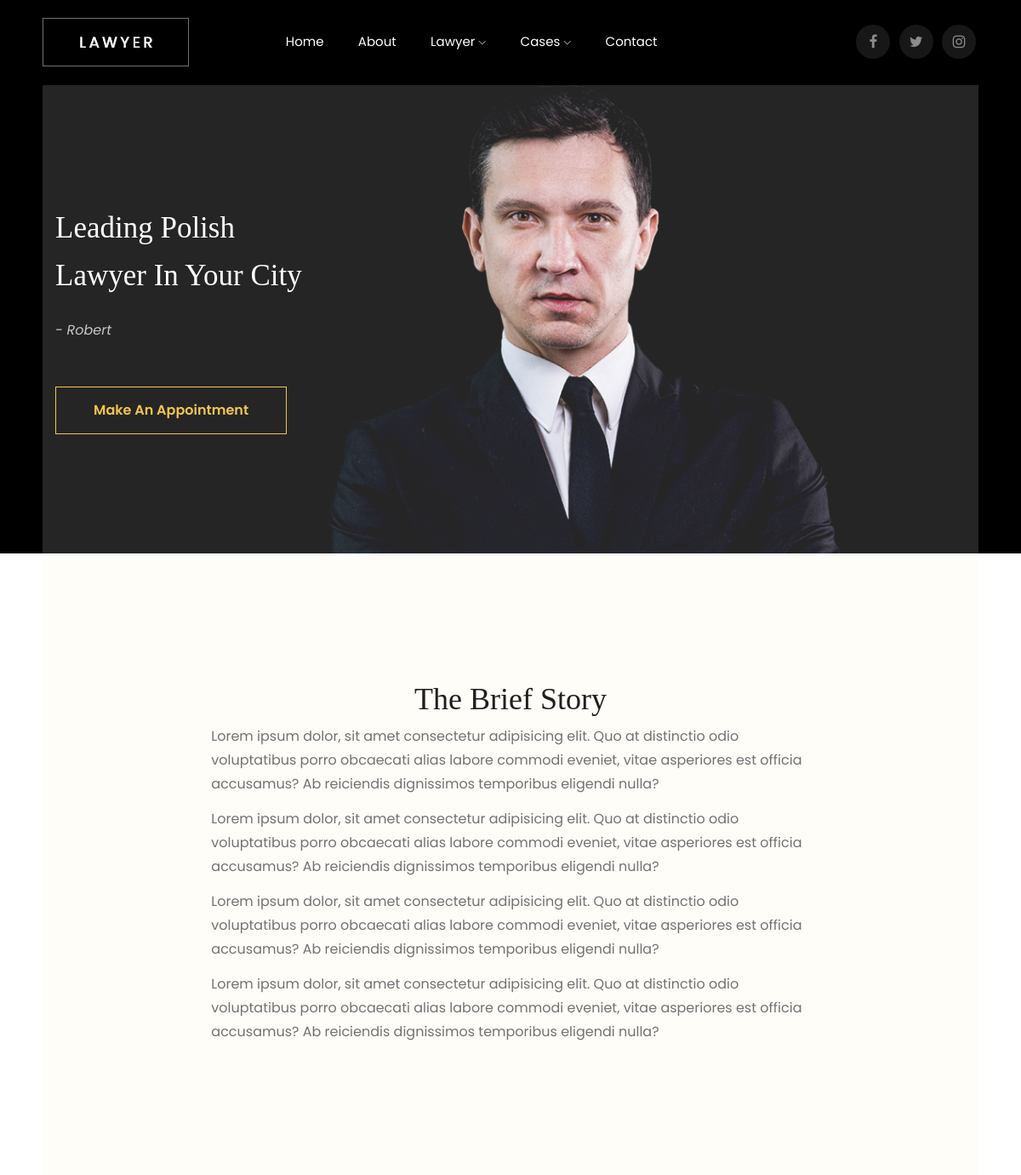
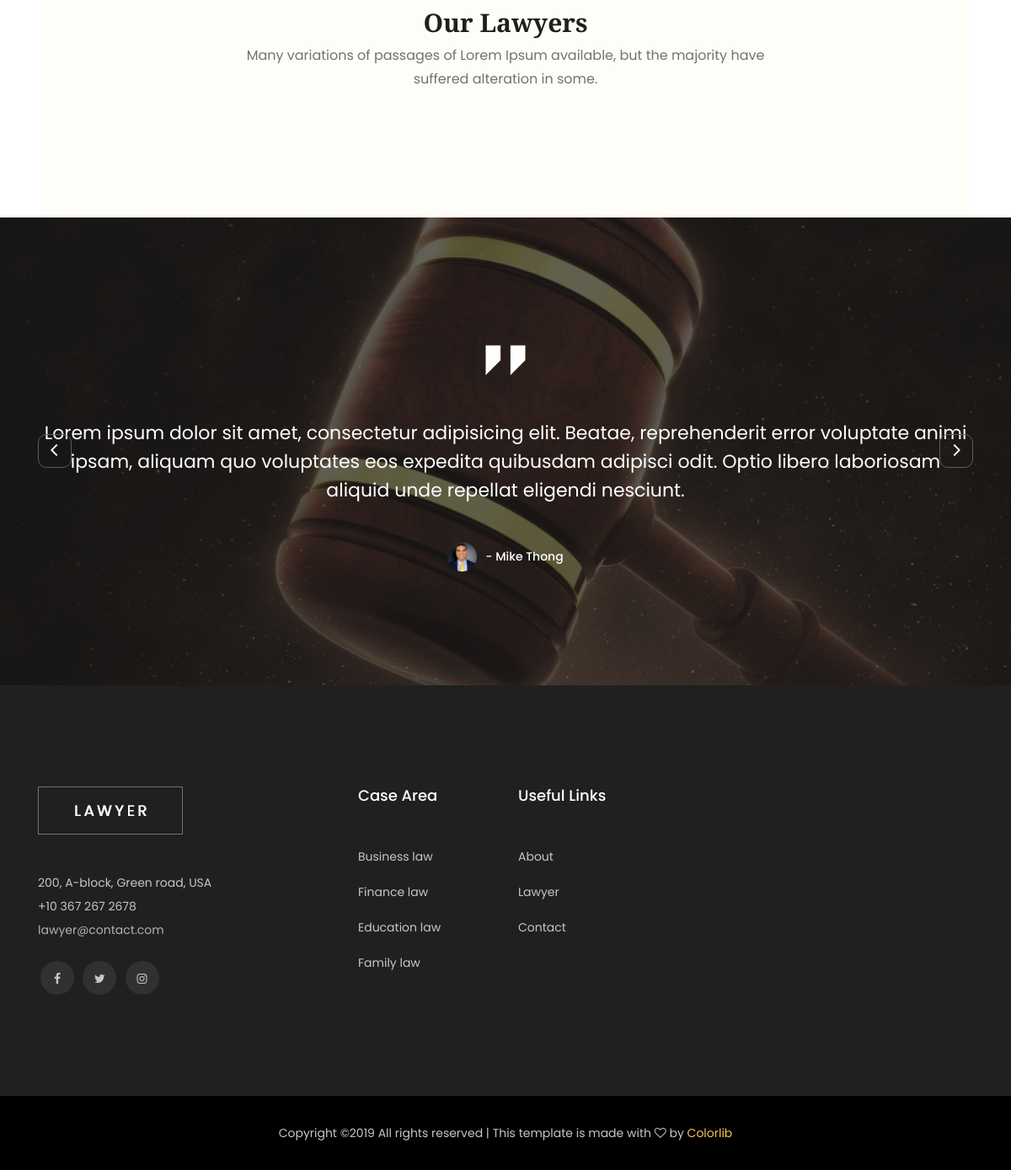
The app's page /index.php/about with its own data (2 pictures, top to bottom).
### tables this page shows
CREATE TABLE Testimony (
    id INT(10) UNSIGNED AUTO_INCREMENT PRIMARY KEY,
    message TEXT NOT NULL,
    name VARCHAR(50) NOT NULL,
    photo TEXT NOT NULL,
    time TIMESTAMP DEFAULT CURRENT_TIMESTAMP ON UPDATE CURRENT_TIMESTAMP
);

### application/controllers/About.php (called while the page is built, shortened)
<?php
class About extends CI_Controller {
	public function __construct() {
		$this->load->model('lawyers');
		$this->load->model('testimony');
	}
	public function index()
	{
		$data['lawyers'] = $this->lawyers->getThree();
		$data['testimonials'] = $this->testimony->getAll();
		$this->load->view('about', $data);
	}
}

### index.php (called while the page is built, shortened)
<?php
require_once BASEPATH.'core/CodeIgniter.php';

### application/models/testimony.php (called while the page is built)
<?php
class Testimony extends CI_Model {
    public function getAll() {
        $query = $this->db->get('testimony');
        return $query->result();
    }
}
?>

### application/views/about.php (the view, shortened to what this page needs)
<?php include "template/header.php"; ?>
    <div class="slider_area ">
        <div class="slider_area_inner slider_area_inner2 slider_bg_2 d-flex align-items-center">
            <div class="container">
                <div class="row">
                    <div class="col-xl-7">
                        <div class="single_slider">
                            <div class="slider_text">
                                <h3>Leading Polish <br>
                                    Lawyer in your city</h3>
                                <p class="name" >- Robert</p>
                                <a href="#" class="boxed-btn4 ">Make an Appointment</a>
                            </div>
                        </div>
                    </div>
                </div>
            </div>
        </div>
    </div>
    <div class="description_area">
        <div class="container">
            <div class="row">
                <div class="col-xl-2 col-md-2"></div>
                <div class="col-xl-8 col-md-8">
                    <h1 class="text-center">The Brief Story</h1>
                    <p>
                    Lorem ipsum dolor, sit amet consectetur adipisicing elit. Quo at distinctio
                     odio voluptatibus porro obcaecati alias labore commodi eveniet, vitae asperiores
                     est officia accusamus? Ab reiciendis dignissimos temporibus eligendi nulla?
                    </p>
                    <p>
                    Lorem ipsum dolor, sit amet consectetur adipisicing elit. Quo at distinctio
                     odio voluptatibus porro obcaecati alias labore commodi eveniet, vitae asperiores
                     est officia accusamus? Ab reiciendis dignissimos temporibus eligendi nulla?
                    </p>
                    <p>
                    Lorem ipsum dolor, sit amet consectetur adipisicing elit. Quo at distinctio
                     odio voluptatibus porro obcaecati alias labore commodi eveniet, vitae asperiores
                     est officia accusamus? Ab reiciendis dignissimos temporibus eligendi nulla?
                    </p>
                    <p>
                    Lorem ipsum dolor, sit amet consectetur adipisicing elit. Quo at distinctio
                     odio voluptatibus porro obcaecati alias labore commodi eveniet, vitae asperiores
                     est officia accusamus? Ab reiciendis dignissimos temporibus eligendi nulla?
                    </p>
                </div>
                <div class="col-xl-2 col-md-2"></div>
            </div>
        </div>
    </div>
    <div class="our_loyers">
        <div class="container">
                <div class="row">
                        <div class="col-xl-12">
                            <div class="section_title text-center mb-60">
                                <h3>Our Lawyers</h3>
                                <p>Many variations of passages of Lorem Ipsum available, but the majority have <br> suffered alteration in some.</p>
                            </div>
                        </div>
                    </div>
        </div>
    </div>
    <div class="testmonial_area testmonial_bg_1 overlay2">
        <div class="container">
            <div class="row">
                <div class="col-xl-12">
                    <div class="testmonial_active owl-carousel">
                        <?php foreach ($testimonials as $testimony): ?>
                        <div class="single_testmonial text-center">
                            <i class="flaticon-straight-quotes"></i>
                            <p><?php echo $testimony->message; ?></p>
                            <div class="author_info d-flex justify-content-center align-items-center">
                                <div class="thumb">
                                    <img src="<?php echo $testimony->photo ?>" alt="">
                                </div>
                                <span>- <?php echo $testimony->name; ?></span>
                            </div>
                        </div>
                        <?php endforeach ?>
                    </div>
                </div>
            </div>
        </div>
    </div>
<?php include "template/footer.php"; ?>

### records on screen
testimony: message "Lorem ipsum dolor sit amet, consectetur adipisicing elit. Beatae, reprehenderit error voluptate animi ipsam, aliquam quo voluptates eos expedita quibusdam adipisci odit. Optio libero laboriosam aliquid unde repellat eligendi nesciunt.", photo (picture), name "Mike Thong"
